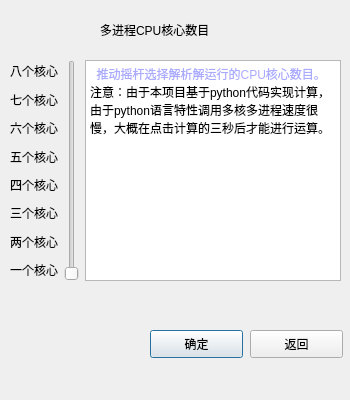
<?xml version="1.0" encoding="UTF-8"?>
<ui version="4.0">
 <class>Set_cpu_cores</class>
 <widget class="QDialog" name="Set_cpu_cores">
  <property name="geometry">
   <rect>
    <x>0</x>
    <y>0</y>
    <width>350</width>
    <height>400</height>
   </rect>
  </property>
  <property name="windowTitle">
   <string>设置CPU核心</string>
  </property>
  <widget class="QLabel" name="label">
   <property name="geometry">
    <rect>
     <x>100</x>
     <y>10</y>
     <width>231</width>
     <height>40</height>
    </rect>
   </property>
   <property name="text">
    <string>多进程CPU核心数目</string>
   </property>
  </widget>
  <widget class="QPushButton" name="sure">
   <property name="geometry">
    <rect>
     <x>150</x>
     <y>330</y>
     <width>93</width>
     <height>28</height>
    </rect>
   </property>
   <property name="text">
    <string>确定</string>
   </property>
  </widget>
  <widget class="QPushButton" name="back">
   <property name="geometry">
    <rect>
     <x>250</x>
     <y>330</y>
     <width>93</width>
     <height>28</height>
    </rect>
   </property>
   <property name="text">
    <string>返回</string>
   </property>
  </widget>
  <widget class="QWidget" name="horizontalLayoutWidget_12">
   <property name="geometry">
    <rect>
     <x>10</x>
     <y>60</y>
     <width>331</width>
     <height>221</height>
    </rect>
   </property>
   <layout class="QHBoxLayout" name="horizontalLayout_12">
    <item>
     <layout class="QVBoxLayout" name="verticalLayout_5">
      <item>
       <widget class="QLabel" name="label_28">
        <property name="text">
         <string>八个核心</string>
        </property>
       </widget>
      </item>
      <item>
       <widget class="QLabel" name="label_27">
        <property name="text">
         <string>七个核心</string>
        </property>
       </widget>
      </item>
      <item>
       <widget class="QLabel" name="label_21">
        <property name="text">
         <string>六个核心</string>
        </property>
       </widget>
      </item>
      <item>
       <widget class="QLabel" name="label_22">
        <property name="text">
         <string>五个核心</string>
        </property>
       </widget>
      </item>
      <item>
       <widget class="QLabel" name="label_23">
        <property name="text">
         <string>四个核心</string>
        </property>
       </widget>
      </item>
      <item>
       <widget class="QLabel" name="label_24">
        <property name="text">
         <string>三个核心</string>
        </property>
       </widget>
      </item>
      <item>
       <widget class="QLabel" name="label_25">
        <property name="text">
         <string>两个核心</string>
        </property>
       </widget>
      </item>
      <item>
       <widget class="QLabel" name="label_26">
        <property name="text">
         <string>一个核心</string>
        </property>
       </widget>
      </item>
     </layout>
    </item>
    <item>
     <widget class="QSlider" name="verticalSlider">
      <property name="minimum">
       <number>1</number>
      </property>
      <property name="maximum">
       <number>8</number>
      </property>
      <property name="value">
       <number>1</number>
      </property>
      <property name="orientation">
       <enum>Qt::Vertical</enum>
      </property>
     </widget>
    </item>
    <item>
     <widget class="QTextBrowser" name="textBrowser">
      <property name="html">
       <string>&lt;!DOCTYPE HTML PUBLIC &quot;-//W3C//DTD HTML 4.0//EN&quot; &quot;http://www.w3.org/TR/REC-html40/strict.dtd&quot;&gt;
&lt;html&gt;&lt;head&gt;&lt;meta name=&quot;qrichtext&quot; content=&quot;1&quot; /&gt;&lt;style type=&quot;text/css&quot;&gt;
p, li { white-space: pre-wrap; }
&lt;/style&gt;&lt;/head&gt;&lt;body style=&quot; font-family:'SimSun'; font-size:9pt; font-weight:400; font-style:normal;&quot;&gt;
&lt;p style=&quot; margin-top:0px; margin-bottom:0px; margin-left:0px; margin-right:0px; -qt-block-indent:0; text-indent:0px;&quot;&gt;&lt;span style=&quot; color:#aaaaff;&quot;&gt;  推动摇杆选择解析解运行的CPU核心数目。&lt;/span&gt;&lt;/p&gt;
&lt;p style=&quot; margin-top:0px; margin-bottom:0px; margin-left:0px; margin-right:0px; -qt-block-indent:0; text-indent:0px;&quot;&gt;&lt;span style=&quot; color:#000000;&quot;&gt;注意：由于本项目基于python代码实现计算，由于python语言特性调用多核多进程速度很慢，大概在点击计算的三秒后才能进行运算。&lt;/span&gt;&lt;/p&gt;
&lt;p style=&quot;-qt-paragraph-type:empty; margin-top:0px; margin-bottom:0px; margin-left:0px; margin-right:0px; -qt-block-indent:0; text-indent:0px; color:#000000;&quot;&gt;&lt;br /&gt;&lt;/p&gt;&lt;/body&gt;&lt;/html&gt;</string>
      </property>
     </widget>
    </item>
   </layout>
  </widget>
 </widget>
 <resources/>
 <connections/>
</ui>
